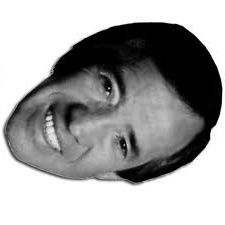
#> input picture imagen.jpg, 225 x 225 px
$ python p5-1.py imagen.jpg 5   (Python 2 division)
#> lines starting #> are read from the running program, lines starting #| are printed output that depends on the picture; after the words box and inside, x2 and y2 are one past the last pixel; in counts of white or black regions, pixels touching at a corner belong together
import cv2
import numpy as np
import sys

if (len(sys.argv) == 3):
    img = cv2.imread(sys.argv[1], 0)
#> img is the input picture: shape (225, 225); min 0, max 255, mean 163.9
    rows = img.shape[0]
#> rows = 225
    cols = img.shape[1]
#> cols = 225
    hist = np.zeros(256, np.uint8)
    for colss in range(0, cols, 1):
        for rowss in range(0, rows, 1):
            hist[img[rowss, colss]] += 1
    umbral= 256/2
    for pasadas in range(0,int(sys.argv[2]),1):
        g1=0
        g2=0
        for sub1 in range(0,umbral,1):
            g1+=hist[sub1]
        m1=g1/umbral
        for sub2 in range(umbral,255,1):
            g2+=hist[sub2]
        m2 = g2 / (256-umbral)
        umbral=np.round(((m1+m2)/2),0)
    print("el umbral es:",umbral)
    for colss in range(0, cols, 1):
        for rowss in range(0, rows, 1):
            if img[rowss, colss] < umbral:
                img[rowss, colss]=0
            else:
                img[rowss, colss]=255
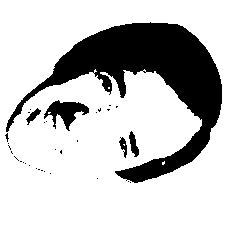
#> img: shape (225, 225); 76.3% white; 34 black regions (29 under 20 px), largest, box (x1, y1, x2, y2) and area: (6, 22, 222, 183) 10942, (44, 100, 89, 131) 637, (129, 131, 139, 157) 140, (26, 108, 41, 125) 95, (119, 137, 127, 158) 85
    r = cv2.imshow('image', img)
    cv2.waitKey(0)
    cv2.destroyAllWindows()
else:
    print ("Error en los parametros.")

$ run again, on imgmodificada.jpg
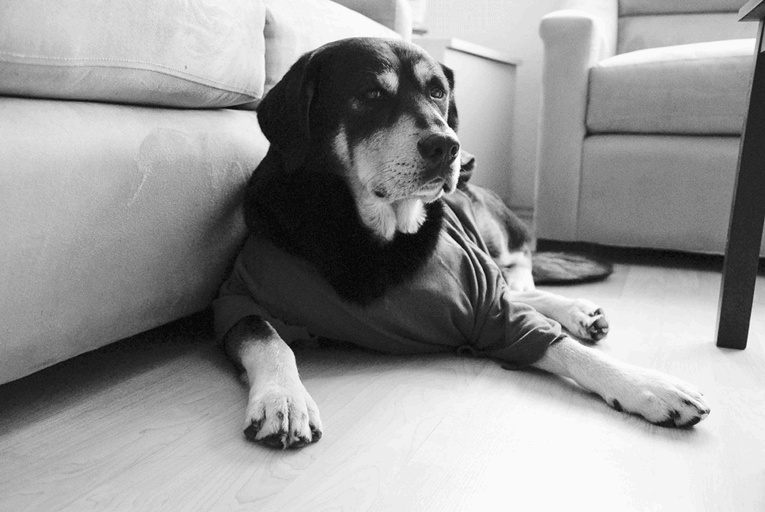
#> input picture imgmodificada.jpg, 765 x 512 px
#> img is the input picture: shape (512, 765); min 0, max 255, mean 151.3
#> after the loop `for colss in range(0, cols, 1):`:
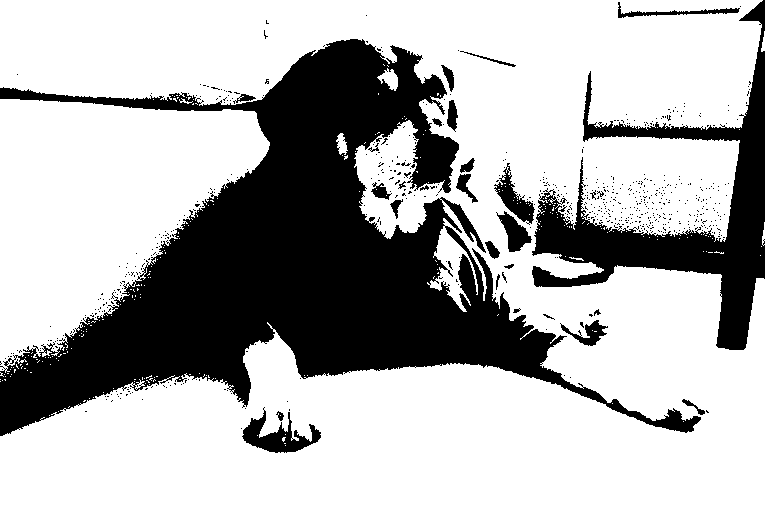
#> img: shape (512, 765); 69.8% white; 674 black regions (645 under 20 px), largest, box (x1, y1, x2, y2) and area: (0, 39, 701, 436) 91679, (532, 0, 765, 350) 19511, (242, 407, 321, 453) 1433

$ run again, on p1_01_ejemplo.jpg
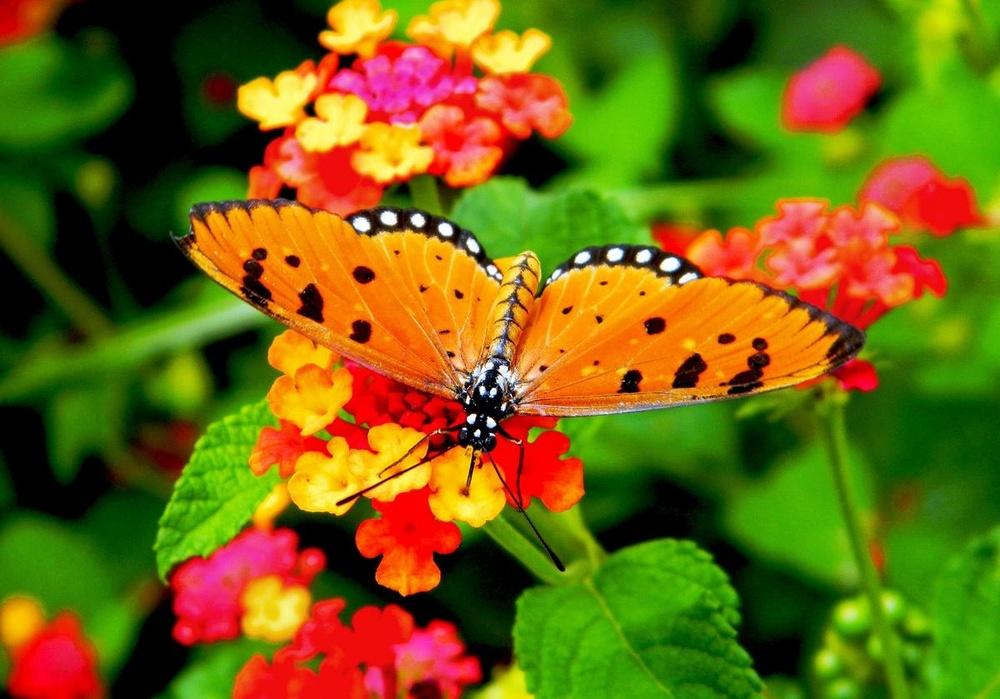
#> input picture p1_01_ejemplo.jpg, 1000 x 699 px, shrunk from 1200 x 839 before the run
#> `img = cv2.imread(sys.argv[1], 0)`:
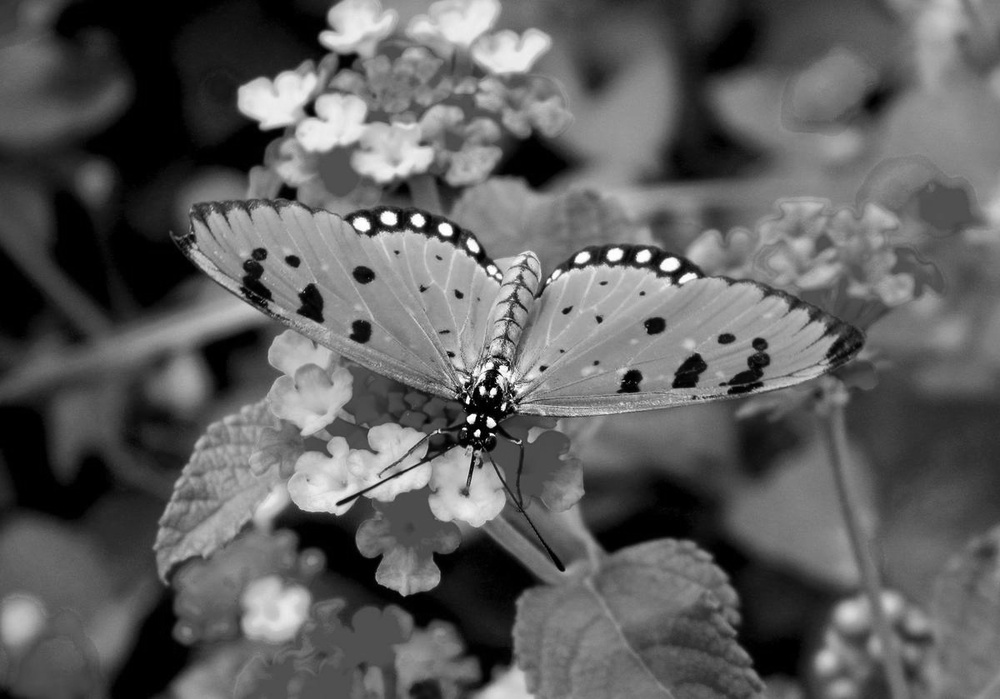
#> img: shape (699, 1000); min 0, max 255, mean 94.3
#> after the loop `for colss in range(0, cols, 1):`:
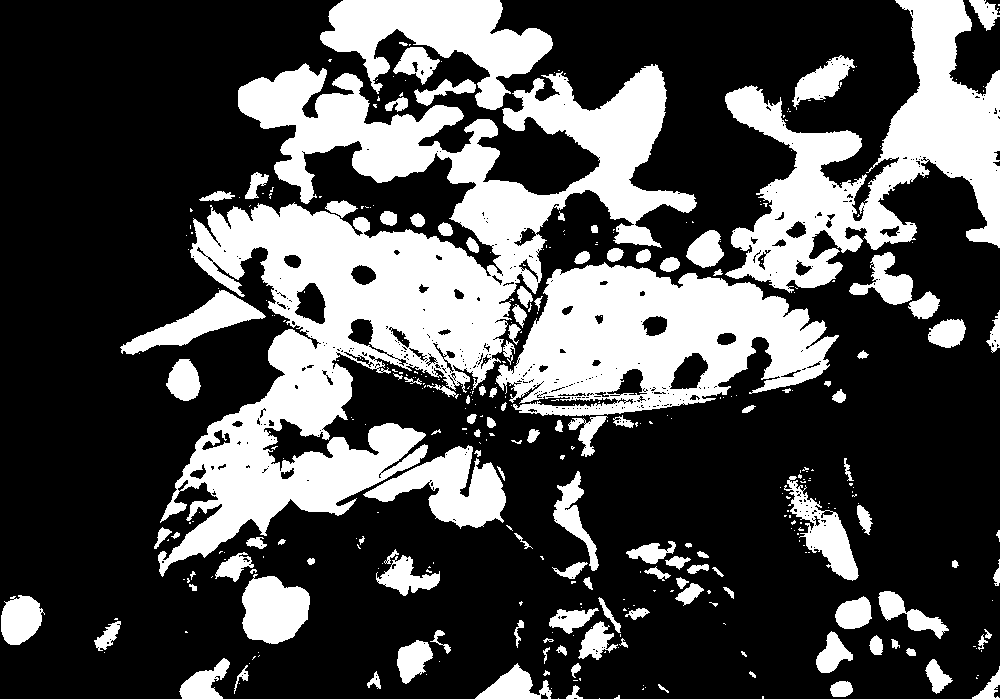
#> img: shape (699, 1000); 30.5% white; 378 white regions (252 under 20 px), largest, box (x1, y1, x2, y2) and area: (158, 63, 697, 577) 89630, (496, 262, 839, 416) 31549, (725, 0, 1000, 293) 31081
